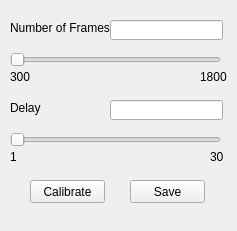
<?xml version="1.0" encoding="UTF-8"?>
<ui version="4.0">
 <class>NeedleCalibrationWidget</class>
 <widget class="QWidget" name="NeedleCalibrationWidget">
  <property name="geometry">
   <rect>
    <x>0</x>
    <y>0</y>
    <width>237</width>
    <height>231</height>
   </rect>
  </property>
  <property name="windowTitle">
   <string>NeedleCalibrationWidget</string>
  </property>
  <widget class="QSlider" name="framesSlider">
   <property name="geometry">
    <rect>
     <x>10</x>
     <y>50</y>
     <width>211</width>
     <height>19</height>
    </rect>
   </property>
   <property name="orientation">
    <enum>Qt::Horizontal</enum>
   </property>
  </widget>
  <widget class="QLabel" name="label">
   <property name="geometry">
    <rect>
     <x>10</x>
     <y>20</y>
     <width>111</width>
     <height>16</height>
    </rect>
   </property>
   <property name="text">
    <string>Number of Frames</string>
   </property>
  </widget>
  <widget class="QLineEdit" name="frameDisplay">
   <property name="geometry">
    <rect>
     <x>110</x>
     <y>20</y>
     <width>113</width>
     <height>20</height>
    </rect>
   </property>
  </widget>
  <widget class="QLabel" name="label_2">
   <property name="geometry">
    <rect>
     <x>10</x>
     <y>70</y>
     <width>46</width>
     <height>13</height>
    </rect>
   </property>
   <property name="text">
    <string>300</string>
   </property>
  </widget>
  <widget class="QLabel" name="label_3">
   <property name="geometry">
    <rect>
     <x>200</x>
     <y>70</y>
     <width>46</width>
     <height>13</height>
    </rect>
   </property>
   <property name="text">
    <string>1800</string>
   </property>
  </widget>
  <widget class="QLabel" name="label_4">
   <property name="geometry">
    <rect>
     <x>10</x>
     <y>150</y>
     <width>46</width>
     <height>13</height>
    </rect>
   </property>
   <property name="text">
    <string>1</string>
   </property>
  </widget>
  <widget class="QLabel" name="label_5">
   <property name="geometry">
    <rect>
     <x>210</x>
     <y>150</y>
     <width>46</width>
     <height>13</height>
    </rect>
   </property>
   <property name="text">
    <string>30</string>
   </property>
  </widget>
  <widget class="QLabel" name="label_6">
   <property name="geometry">
    <rect>
     <x>10</x>
     <y>100</y>
     <width>111</width>
     <height>16</height>
    </rect>
   </property>
   <property name="text">
    <string>Delay</string>
   </property>
  </widget>
  <widget class="QSlider" name="delaySlider">
   <property name="geometry">
    <rect>
     <x>10</x>
     <y>130</y>
     <width>211</width>
     <height>19</height>
    </rect>
   </property>
   <property name="orientation">
    <enum>Qt::Horizontal</enum>
   </property>
  </widget>
  <widget class="QLineEdit" name="delayDisplay">
   <property name="geometry">
    <rect>
     <x>110</x>
     <y>100</y>
     <width>113</width>
     <height>20</height>
    </rect>
   </property>
  </widget>
  <widget class="QPushButton" name="calibrateBt">
   <property name="geometry">
    <rect>
     <x>30</x>
     <y>180</y>
     <width>75</width>
     <height>23</height>
    </rect>
   </property>
   <property name="text">
    <string>Calibrate</string>
   </property>
  </widget>
  <widget class="QPushButton" name="saveBt">
   <property name="geometry">
    <rect>
     <x>130</x>
     <y>180</y>
     <width>75</width>
     <height>23</height>
    </rect>
   </property>
   <property name="text">
    <string>Save</string>
   </property>
  </widget>
 </widget>
 <layoutdefault spacing="6" margin="11"/>
 <resources/>
 <connections>
  <connection>
   <sender>framesSlider</sender>
   <signal>valueChanged(int)</signal>
   <receiver>NeedleCalibrationWidget</receiver>
   <slot>numberOfFrames(int)</slot>
   <hints>
    <hint type="sourcelabel">
     <x>71</x>
     <y>56</y>
    </hint>
    <hint type="destinationlabel">
     <x>73</x>
     <y>74</y>
    </hint>
   </hints>
  </connection>
  <connection>
   <sender>delaySlider</sender>
   <signal>valueChanged(int)</signal>
   <receiver>NeedleCalibrationWidget</receiver>
   <slot>delay(int)</slot>
   <hints>
    <hint type="sourcelabel">
     <x>82</x>
     <y>143</y>
    </hint>
    <hint type="destinationlabel">
     <x>83</x>
     <y>156</y>
    </hint>
   </hints>
  </connection>
  <connection>
   <sender>calibrateBt</sender>
   <signal>clicked()</signal>
   <receiver>NeedleCalibrationWidget</receiver>
   <slot>calibrate()</slot>
   <hints>
    <hint type="sourcelabel">
     <x>44</x>
     <y>194</y>
    </hint>
    <hint type="destinationlabel">
     <x>45</x>
     <y>208</y>
    </hint>
   </hints>
  </connection>
  <connection>
   <sender>saveBt</sender>
   <signal>clicked()</signal>
   <receiver>NeedleCalibrationWidget</receiver>
   <slot>save()</slot>
   <hints>
    <hint type="sourcelabel">
     <x>193</x>
     <y>195</y>
    </hint>
    <hint type="destinationlabel">
     <x>193</x>
     <y>212</y>
    </hint>
   </hints>
  </connection>
 </connections>
 <slots>
  <slot>numberOfFrames(int)</slot>
  <slot>delay(int)</slot>
  <slot>calibrate()</slot>
  <slot>save()</slot>
 </slots>
</ui>
